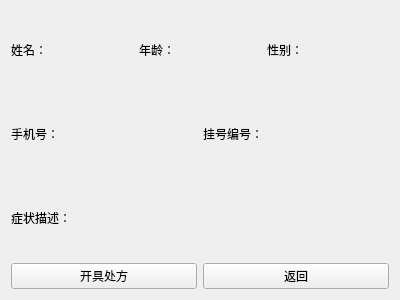
<?xml version="1.0" encoding="UTF-8"?>
<ui version="4.0">
 <class>ReceiveWindow</class>
 <widget class="QWidget" name="ReceiveWindow">
  <property name="geometry">
   <rect>
    <x>0</x>
    <y>0</y>
    <width>400</width>
    <height>300</height>
   </rect>
  </property>
  <property name="windowTitle">
   <string>接诊</string>
  </property>
  <layout class="QVBoxLayout" name="verticalLayout">
   <item>
    <layout class="QGridLayout" name="gridLayout">
     <item row="0" column="0">
      <layout class="QHBoxLayout" name="horizontalLayout">
       <item>
        <widget class="QLabel" name="NameLabel">
         <property name="text">
          <string>姓名：</string>
         </property>
        </widget>
       </item>
       <item>
        <widget class="QLabel" name="AgeLabel">
         <property name="text">
          <string>年龄：</string>
         </property>
        </widget>
       </item>
       <item>
        <widget class="QLabel" name="SexLabel">
         <property name="text">
          <string>性别：</string>
         </property>
        </widget>
       </item>
      </layout>
     </item>
     <item row="1" column="0">
      <layout class="QHBoxLayout" name="horizontalLayout_2">
       <item>
        <widget class="QLabel" name="TelLabel">
         <property name="text">
          <string>手机号：</string>
         </property>
        </widget>
       </item>
       <item>
        <widget class="QLabel" name="RegIDLabel">
         <property name="text">
          <string>挂号编号：</string>
         </property>
        </widget>
       </item>
      </layout>
     </item>
     <item row="2" column="0">
      <widget class="QLabel" name="DescriptionLabel">
       <property name="text">
        <string>症状描述：</string>
       </property>
       <property name="wordWrap">
        <bool>true</bool>
       </property>
      </widget>
     </item>
     <item row="3" column="0">
      <layout class="QHBoxLayout" name="horizontalLayout_3">
       <item>
        <widget class="QPushButton" name="PrescribeButton">
         <property name="text">
          <string>开具处方</string>
         </property>
        </widget>
       </item>
       <item>
        <widget class="QPushButton" name="BackButton">
         <property name="text">
          <string>返回</string>
         </property>
        </widget>
       </item>
      </layout>
     </item>
    </layout>
   </item>
  </layout>
 </widget>
 <resources/>
 <connections/>
</ui>
